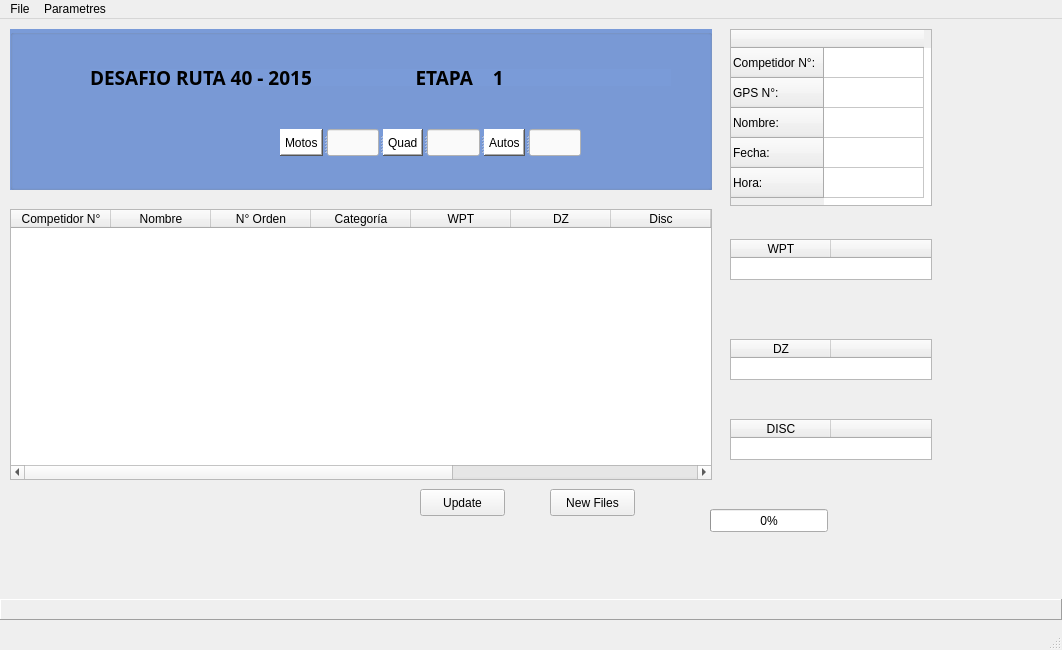
<?xml version="1.0" encoding="UTF-8"?>
<ui version="4.0">
 <class>MainWindow</class>
 <widget class="QMainWindow" name="MainWindow">
  <property name="geometry">
   <rect>
    <x>0</x>
    <y>0</y>
    <width>1062</width>
    <height>650</height>
   </rect>
  </property>
  <property name="windowTitle">
   <string>Dakar 2015</string>
  </property>
  <widget class="QWidget" name="centralwidget">
   <widget class="QLabel" name="lblPath">
    <property name="geometry">
     <rect>
      <x>0</x>
      <y>580</y>
      <width>1062</width>
      <height>21</height>
     </rect>
    </property>
    <property name="frameShape">
     <enum>QFrame::Panel</enum>
    </property>
    <property name="frameShadow">
     <enum>QFrame::Raised</enum>
    </property>
    <property name="text">
     <string/>
    </property>
   </widget>
   <widget class="QPushButton" name="btnUpdate">
    <property name="geometry">
     <rect>
      <x>420</x>
      <y>470</y>
      <width>85</width>
      <height>27</height>
     </rect>
    </property>
    <property name="text">
     <string>Update</string>
    </property>
   </widget>
   <widget class="QGroupBox" name="groupBox">
    <property name="geometry">
     <rect>
      <x>10</x>
      <y>10</y>
      <width>702</width>
      <height>161</height>
     </rect>
    </property>
    <property name="styleSheet">
     <string notr="true">background-color: rgb(122, 155, 216)</string>
    </property>
    <property name="title">
     <string/>
    </property>
    <widget class="QLabel" name="label">
     <property name="geometry">
      <rect>
       <x>80</x>
       <y>40</y>
       <width>581</width>
       <height>17</height>
      </rect>
     </property>
     <property name="font">
      <font>
       <family>KacstOne</family>
       <pointsize>14</pointsize>
       <weight>75</weight>
       <bold>true</bold>
      </font>
     </property>
     <property name="text">
      <string>DESAFIO RUTA 40 - 2015                     ETAPA    1</string>
     </property>
    </widget>
    <widget class="QSplitter" name="splitter">
     <property name="geometry">
      <rect>
       <x>270</x>
       <y>100</y>
       <width>301</width>
       <height>27</height>
      </rect>
     </property>
     <property name="orientation">
      <enum>Qt::Horizontal</enum>
     </property>
     <widget class="QLabel" name="lblMoto">
      <property name="styleSheet">
       <string notr="true">background-color: white</string>
      </property>
      <property name="frameShape">
       <enum>QFrame::WinPanel</enum>
      </property>
      <property name="frameShadow">
       <enum>QFrame::Raised</enum>
      </property>
      <property name="text">
       <string>Motos</string>
      </property>
     </widget>
     <widget class="QLineEdit" name="lnCountMoto">
      <property name="styleSheet">
       <string notr="true">background-color: rgb(250, 250, 250)</string>
      </property>
     </widget>
     <widget class="QLabel" name="lblQuad">
      <property name="styleSheet">
       <string notr="true">background-color: white</string>
      </property>
      <property name="frameShape">
       <enum>QFrame::WinPanel</enum>
      </property>
      <property name="frameShadow">
       <enum>QFrame::Raised</enum>
      </property>
      <property name="text">
       <string>Quad</string>
      </property>
     </widget>
     <widget class="QLineEdit" name="lnCountQuad">
      <property name="styleSheet">
       <string notr="true">background-color: rgb(250, 250, 250)</string>
      </property>
     </widget>
     <widget class="QLabel" name="lblAuto">
      <property name="styleSheet">
       <string notr="true">background-color: white</string>
      </property>
      <property name="frameShape">
       <enum>QFrame::WinPanel</enum>
      </property>
      <property name="frameShadow">
       <enum>QFrame::Raised</enum>
      </property>
      <property name="text">
       <string>Autos</string>
      </property>
     </widget>
     <widget class="QLineEdit" name="lnCountCar">
      <property name="styleSheet">
       <string notr="true">background-color: rgb(250, 250, 250)</string>
      </property>
     </widget>
    </widget>
   </widget>
   <widget class="QTableWidget" name="tblGralStatus">
    <property name="geometry">
     <rect>
      <x>10</x>
      <y>190</y>
      <width>702</width>
      <height>271</height>
     </rect>
    </property>
    <property name="minimumSize">
     <size>
      <width>120</width>
      <height>271</height>
     </size>
    </property>
    <property name="styleSheet">
     <string notr="true">font: 9pt &quot;Noto Sans Thai UI&quot;;</string>
    </property>
    <column>
     <property name="text">
      <string>Competidor N°</string>
     </property>
     <property name="textAlignment">
      <set>AlignHCenter|AlignVCenter|AlignCenter</set>
     </property>
    </column>
    <column>
     <property name="text">
      <string>Nombre</string>
     </property>
     <property name="textAlignment">
      <set>AlignHCenter|AlignVCenter|AlignCenter</set>
     </property>
    </column>
    <column>
     <property name="text">
      <string>N° Orden</string>
     </property>
     <property name="textAlignment">
      <set>AlignHCenter|AlignVCenter|AlignCenter</set>
     </property>
    </column>
    <column>
     <property name="text">
      <string>Categoría</string>
     </property>
     <property name="textAlignment">
      <set>AlignHCenter|AlignVCenter|AlignCenter</set>
     </property>
    </column>
    <column>
     <property name="text">
      <string>WPT</string>
     </property>
     <property name="font">
      <font>
       <stylestrategy>PreferDefault</stylestrategy>
      </font>
     </property>
     <property name="foreground">
      <brush brushstyle="SolidPattern">
       <color alpha="255">
        <red>0</red>
        <green>0</green>
        <blue>0</blue>
       </color>
      </brush>
     </property>
    </column>
    <column>
     <property name="text">
      <string>DZ</string>
     </property>
    </column>
    <column>
     <property name="text">
      <string>Disc</string>
     </property>
    </column>
    <column>
     <property name="text">
      <string>Cod</string>
     </property>
    </column>
    <column>
     <property name="text">
      <string>Version</string>
     </property>
    </column>
    <column>
     <property name="text">
      <string>GPS N°</string>
     </property>
    </column>
    <column>
     <property name="text">
      <string>Observaciones</string>
     </property>
    </column>
   </widget>
   <widget class="QTableWidget" name="tblData">
    <property name="geometry">
     <rect>
      <x>730</x>
      <y>10</y>
      <width>202</width>
      <height>177</height>
     </rect>
    </property>
    <row>
     <property name="text">
      <string>Competidor N°:</string>
     </property>
    </row>
    <row>
     <property name="text">
      <string>GPS N°:</string>
     </property>
    </row>
    <row>
     <property name="text">
      <string>Nombre:</string>
     </property>
    </row>
    <row>
     <property name="text">
      <string>Fecha:</string>
     </property>
    </row>
    <row>
     <property name="text">
      <string>Hora:</string>
     </property>
    </row>
    <column>
     <property name="text">
      <string/>
     </property>
    </column>
   </widget>
   <widget class="QLabel" name="lblUpdate">
    <property name="geometry">
     <rect>
      <x>10</x>
      <y>480</y>
      <width>371</width>
      <height>17</height>
     </rect>
    </property>
    <property name="text">
     <string/>
    </property>
   </widget>
   <widget class="QPushButton" name="btnNewFile">
    <property name="geometry">
     <rect>
      <x>550</x>
      <y>470</y>
      <width>85</width>
      <height>27</height>
     </rect>
    </property>
    <property name="text">
     <string>New Files</string>
    </property>
   </widget>
   <widget class="QProgressBar" name="pgFile">
    <property name="geometry">
     <rect>
      <x>710</x>
      <y>490</y>
      <width>118</width>
      <height>23</height>
     </rect>
    </property>
    <property name="value">
     <number>0</number>
    </property>
   </widget>
   <widget class="QTableWidget" name="tblWpt">
    <property name="geometry">
     <rect>
      <x>730</x>
      <y>220</y>
      <width>202</width>
      <height>41</height>
     </rect>
    </property>
    <column>
     <property name="text">
      <string>WPT</string>
     </property>
    </column>
    <column>
     <property name="text">
      <string/>
     </property>
    </column>
   </widget>
   <widget class="QTableWidget" name="tblDz">
    <property name="geometry">
     <rect>
      <x>730</x>
      <y>320</y>
      <width>202</width>
      <height>41</height>
     </rect>
    </property>
    <column>
     <property name="text">
      <string>DZ</string>
     </property>
    </column>
    <column>
     <property name="text">
      <string/>
     </property>
    </column>
   </widget>
   <widget class="QTableWidget" name="tblDisc">
    <property name="geometry">
     <rect>
      <x>730</x>
      <y>400</y>
      <width>202</width>
      <height>41</height>
     </rect>
    </property>
    <column>
     <property name="text">
      <string>DISC</string>
     </property>
    </column>
    <column>
     <property name="text">
      <string/>
     </property>
    </column>
   </widget>
   <zorder>tblGralStatus</zorder>
   <zorder>lblPath</zorder>
   <zorder>btnUpdate</zorder>
   <zorder>groupBox</zorder>
   <zorder>tblData</zorder>
   <zorder>lblUpdate</zorder>
   <zorder>btnNewFile</zorder>
   <zorder>pgFile</zorder>
   <zorder>tblWpt</zorder>
   <zorder>tblDz</zorder>
   <zorder>tblDisc</zorder>
  </widget>
  <widget class="QMenuBar" name="menubar">
   <property name="geometry">
    <rect>
     <x>0</x>
     <y>0</y>
     <width>1062</width>
     <height>27</height>
    </rect>
   </property>
   <widget class="QMenu" name="menuFile">
    <property name="title">
     <string>File</string>
    </property>
    <widget class="QMenu" name="menuOpen">
     <property name="title">
      <string>Open</string>
     </property>
     <addaction name="separator"/>
     <addaction name="actionFile"/>
     <addaction name="actionFolder"/>
    </widget>
    <addaction name="menuOpen"/>
    <addaction name="separator"/>
   </widget>
   <widget class="QMenu" name="menuParametres">
    <property name="title">
     <string>Parametres</string>
    </property>
    <addaction name="actionDirectoryPath"/>
    <addaction name="actionCategory"/>
    <addaction name="actionEditZone"/>
   </widget>
   <addaction name="menuFile"/>
   <addaction name="menuParametres"/>
  </widget>
  <widget class="QStatusBar" name="statusbar"/>
  <action name="actionClose">
   <property name="text">
    <string>Close</string>
   </property>
  </action>
  <action name="actionFile">
   <property name="text">
    <string>File</string>
   </property>
  </action>
  <action name="actionFolder">
   <property name="text">
    <string>Folder</string>
   </property>
  </action>
  <action name="actionDirectoryPath">
   <property name="text">
    <string>Directory Path</string>
   </property>
  </action>
  <action name="actionCategory">
   <property name="text">
    <string>Category</string>
   </property>
  </action>
  <action name="actionEditZone">
   <property name="text">
    <string>Edit Zone</string>
   </property>
  </action>
 </widget>
 <resources/>
 <connections/>
</ui>
